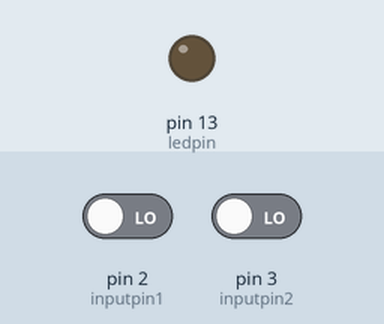
Recording of a sketch running on a simulated Arduino Uno, built with avr-gcc and run on an emulated ATmega328P. Shown: output pins drawn as LEDs (lit = HIGH). The test bench sets the inputs (shaded band); at power-on: pin 3 (inputpin2) LOW, pin 2 (inputpin1) LOW.

Above: at 1.2 s.
1.3 s: pin 3 (inputpin2) driven HIGH
At 2.0 s:
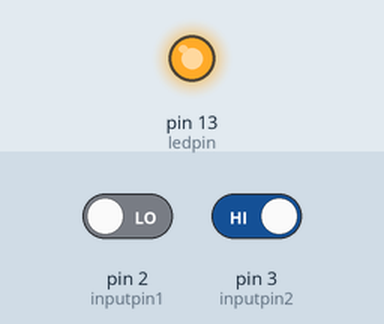
2.8 s: pin 2 (inputpin1) driven HIGH
At 3.2 s:
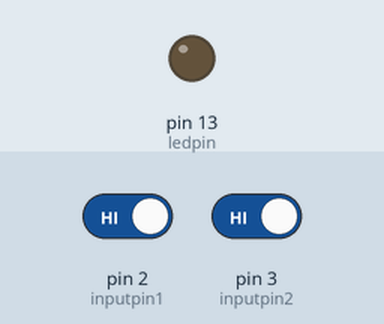
4.3 s: pin 2 (inputpin1) driven LOW
At 5.5 s:
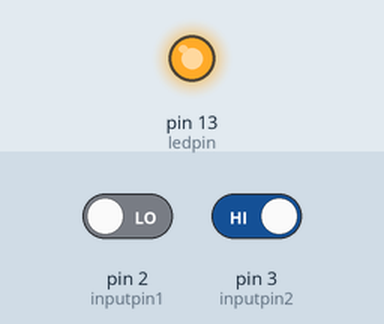
Timing chart, 0 to 7.3 s (numbered marks = the images above; inputs shaded):
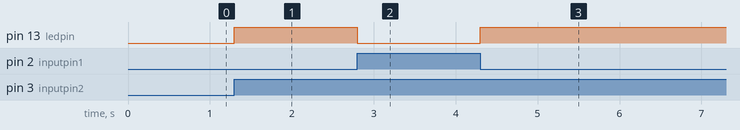

The sketch:

EX3.ino
```cpp
const int ledpin=13;
const int inputpin1=2;
const int inputpin2=3;

void setup() {
pinMode(ledpin,OUTPUT);
pinMode(inputpin1,INPUT);
pinMode(inputpin2,INPUT);
}

void loop() { if(digitalRead(inputpin1)==HIGH){digitalWrite(ledpin,LOW);
}else if(digitalRead(inputpin2)==HIGH){digitalWrite(ledpin,HIGH);}
  // put your main code here, to run repeatedly:

}
```

Measured:
- after the input at 1.3 s, pin 13 (ledpin): LOW → HIGH at once
- after the input at 2.8 s, pin 13 (ledpin): HIGH → LOW at once
- after the input at 4.3 s, pin 13 (ledpin): LOW → HIGH at once
